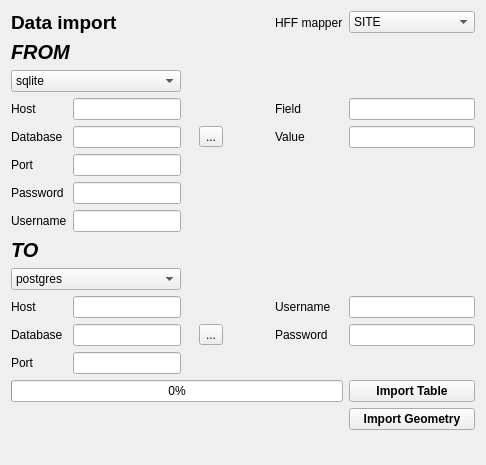
     <widget class="QWidget" name="tab_3">
      <attribute name="title">
       <string>Import data</string>
      </attribute>
      <layout class="QGridLayout" name="gridLayout_17">
       <item row="0" column="0">
        <layout class="QGridLayout" name="gridLayout_16">
         <item row="17" column="7">
          <widget class="QPushButton" name="pushButton_import">
           <property name="font">
            <font>
             <pointsize>9</pointsize>
             <weight>75</weight>
             <bold>true</bold>
            </font>
           </property>
           <property name="text">
            <string>Import Table</string>
           </property>
           <property name="icon">
            <iconset resource="../../resources/resources.qrc">
             <normaloff>:/icons/GIS.png</normaloff>:/icons/GIS.png</iconset>
           </property>
          </widget>
         </item>
         <item row="19" column="1">
          <spacer name="verticalSpacer">
           <property name="orientation">
            <enum>Qt::Vertical</enum>
           </property>
           <property name="sizeHint" stdset="0">
            <size>
             <width>20</width>
             <height>24</height>
            </size>
           </property>
          </spacer>
         </item>
         <item row="11" column="0" colspan="2">
          <widget class="QLabel" name="label_61">
           <property name="font">
            <font>
             <pointsize>15</pointsize>
             <weight>75</weight>
             <italic>true</italic>
             <bold>true</bold>
            </font>
           </property>
           <property name="text">
            <string>TO</string>
           </property>
          </widget>
         </item>
         <item row="0" column="0" colspan="2">
          <widget class="QLabel" name="label_59">
           <property name="font">
            <font>
             <pointsize>14</pointsize>
             <weight>75</weight>
             <bold>true</bold>
            </font>
           </property>
           <property name="text">
            <string>Data import</string>
           </property>
          </widget>
         </item>
         <item row="1" column="0" colspan="2">
          <widget class="QLabel" name="label_60">
           <property name="font">
            <font>
             <pointsize>15</pointsize>
             <weight>75</weight>
             <italic>true</italic>
             <bold>true</bold>
            </font>
           </property>
           <property name="text">
            <string>FROM</string>
           </property>
          </widget>
         </item>
         <item row="12" column="0" colspan="2">
          <widget class="QComboBox" name="comboBox_server_wt">
           <property name="minimumSize">
            <size>
             <width>20</width>
             <height>0</height>
            </size>
           </property>
           <item>
            <property name="text">
             <string>postgres</string>
            </property>
           </item>
           <item>
            <property name="text">
             <string>sqlite</string>
            </property>
           </item>
          </widget>
         </item>
         <item row="13" column="7">
          <widget class="QLineEdit" name="lineEdit_username_wt"/>
         </item>
         <item row="14" column="7">
          <widget class="QLineEdit" name="lineEdit_pass_wt"/>
         </item>
         <item row="13" column="6">
          <widget class="QLabel" name="label_28">
           <property name="text">
            <string>Username</string>
           </property>
          </widget>
         </item>
         <item row="4" column="7">
          <widget class="QLineEdit" name="lineEdit_value_rd"/>
         </item>
         <item row="14" column="0">
          <widget class="QLabel" name="label_24">
           <property name="text">
            <string>Database</string>
           </property>
          </widget>
         </item>
         <item row="14" column="4">
          <widget class="QToolButton" name="toolButton_set_dbsqlite2">
           <property name="text">
            <string>...</string>
           </property>
          </widget>
         </item>
         <item row="3" column="7">
          <widget class="QLineEdit" name="lineEdit_field_rd"/>
         </item>
         <item row="14" column="1">
          <widget class="QLineEdit" name="lineEdit_database_wt">
           <property name="text">
            <string/>
           </property>
           <property name="placeholderText">
            <string/>
           </property>
          </widget>
         </item>
         <item row="4" column="4">
          <widget class="QToolButton" name="toolButton_set_dbsqlite1">
           <property name="text">
            <string>...</string>
           </property>
          </widget>
         </item>
         <item row="4" column="5">
          <spacer name="horizontalSpacer_2">
           <property name="orientation">
            <enum>Qt::Horizontal</enum>
           </property>
           <property name="sizeHint" stdset="0">
            <size>
             <width>40</width>
             <height>20</height>
            </size>
           </property>
          </spacer>
         </item>
         <item row="5" column="1">
          <widget class="QLineEdit" name="lineEdit_port_rd">
           <property name="text">
            <string/>
           </property>
          </widget>
         </item>
         <item row="5" column="0">
          <widget class="QLabel" name="label_25">
           <property name="text">
            <string>Port</string>
           </property>
          </widget>
         </item>
         <item row="13" column="0">
          <widget class="QLabel" name="label_27">
           <property name="text">
            <string>Host</string>
           </property>
          </widget>
         </item>
         <item row="3" column="1">
          <widget class="QLineEdit" name="lineEdit_host_rd">
           <property name="text">
            <string/>
           </property>
          </widget>
         </item>
         <item row="3" column="0">
          <widget class="QLabel" name="label_17">
           <property name="text">
            <string>Host</string>
           </property>
          </widget>
         </item>
         <item row="9" column="1">
          <widget class="QLineEdit" name="lineEdit_username_rd">
           <property name="text">
            <string/>
           </property>
          </widget>
         </item>
         <item row="15" column="1">
          <widget class="QLineEdit" name="lineEdit_port_wt"/>
         </item>
         <item row="4" column="0">
          <widget class="QLabel" name="label_20">
           <property name="text">
            <string>Database</string>
           </property>
          </widget>
         </item>
         <item row="8" column="0">
          <widget class="QLabel" name="label_19">
           <property name="text">
            <string>Password</string>
           </property>
          </widget>
         </item>
         <item row="14" column="6">
          <widget class="QLabel" name="label_29">
           <property name="text">
            <string>Password</string>
           </property>
          </widget>
         </item>
         <item row="8" column="1">
          <widget class="QLineEdit" name="lineEdit_pass_rd">
           <property name="text">
            <string/>
           </property>
          </widget>
         </item>
         <item row="4" column="1">
          <widget class="QLineEdit" name="lineEdit_database_rd">
           <property name="text">
            <string/>
           </property>
           <property name="placeholderText">
            <string/>
           </property>
          </widget>
         </item>
         <item row="2" column="0" colspan="2">
          <widget class="QComboBox" name="comboBox_server_rd">
           <item>
            <property name="text">
             <string>sqlite</string>
            </property>
           </item>
           <item>
            <property name="text">
             <string>postgres</string>
            </property>
           </item>
          </widget>
         </item>
         <item row="9" column="0">
          <widget class="QLabel" name="label_18">
           <property name="text">
            <string>Username</string>
           </property>
          </widget>
         </item>
         <item row="0" column="6">
          <widget class="QLabel" name="label_21">
           <property name="text">
            <string>HFF mapper</string>
           </property>
          </widget>
         </item>
         <item row="0" column="7">
          <widget class="QComboBox" name="comboBox_mapper_read">
           <item>
            <property name="text">
             <string>SITE</string>
            </property>
           </item>
           <item>
            <property name="text">
             <string>UW</string>
            </property>
           </item>
           <item>
            <property name="text">
             <string>ANCHOR</string>
            </property>
           </item>
           <item>
            <property name="text">
             <string>ARTEFACT</string>
            </property>
           </item>
           <item>
            <property name="text">
             <string>POTTERY</string>
            </property>
           </item>
           <item>
            <property name="text">
             <string>MEIDA_THUMB</string>
            </property>
           </item>
           <item>
            <property name="text">
             <string>MEDIATOENTITY</string>
            </property>
           </item>
           <item>
            <property name="text">
             <string>MEDIA</string>
            </property>
           </item>
           <item>
            <property name="text">
             <string>EAMENA</string>
            </property>
           </item>
          </widget>
         </item>
         <item row="13" column="1">
          <widget class="QLineEdit" name="lineEdit_host_wt"/>
         </item>
         <item row="3" column="6">
          <widget class="QLabel" name="label_62">
           <property name="text">
            <string>Field</string>
           </property>
          </widget>
         </item>
         <item row="15" column="0">
          <widget class="QLabel" name="label_57">
           <property name="text">
            <string>Port</string>
           </property>
          </widget>
         </item>
         <item row="4" column="6">
          <widget class="QLabel" name="label_23">
           <property name="text">
            <string>Value</string>
           </property>
          </widget>
         </item>
         <item row="18" column="7">
          <widget class="QPushButton" name="pushButton_geometry">
           <property name="font">
            <font>
             <pointsize>9</pointsize>
             <weight>75</weight>
             <bold>true</bold>
            </font>
           </property>
           <property name="text">
            <string>Import Geometry</string>
           </property>
           <property name="icon">
            <iconset resource="../../resources/resources.qrc">
             <normaloff>:/icons/insert_geometry.png</normaloff>:/icons/insert_geometry.png</iconset>
           </property>
          </widget>
         </item>
         <item row="17" column="0" colspan="7">
          <widget class="QProgressBar" name="progress_bar">
           <property name="value">
            <number>0</number>
           </property>
          </widget>
         </item>
        </layout>
       </item>
      </layout>
     </widget>
